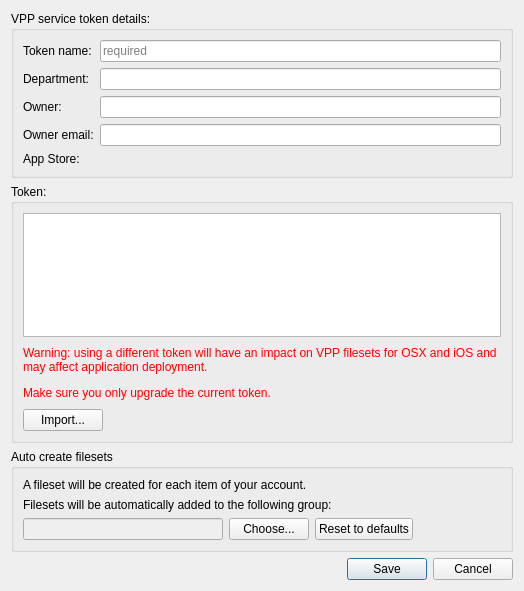
<?xml version="1.0" encoding="UTF-8"?>
<ui version="4.0">
 <class>VPPServiceTokenDlg</class>
 <widget class="QDialog" name="VPPServiceTokenDlg">
  <property name="geometry">
   <rect>
    <x>0</x>
    <y>0</y>
    <width>524</width>
    <height>591</height>
   </rect>
  </property>
  <property name="windowTitle">
   <string>VPP service token</string>
  </property>
  <layout class="QVBoxLayout" name="verticalLayout_5">
   <item>
    <widget class="QStackedWidget" name="stack">
     <property name="currentIndex">
      <number>0</number>
     </property>
     <widget class="QWidget" name="pageDetails">
      <layout class="QVBoxLayout" name="verticalLayout_4">
       <property name="leftMargin">
        <number>0</number>
       </property>
       <property name="topMargin">
        <number>0</number>
       </property>
       <property name="rightMargin">
        <number>0</number>
       </property>
       <property name="bottomMargin">
        <number>0</number>
       </property>
       <item>
        <widget class="QGroupBox" name="groupBox">
         <property name="title">
          <string>VPP service token details:</string>
         </property>
         <layout class="QFormLayout" name="formLayout_2">
          <item row="0" column="0">
           <widget class="QLabel" name="label_3">
            <property name="toolTip">
             <string>The token name will be displayed to the end user when invited to join the organization</string>
            </property>
            <property name="text">
             <string>Token name:</string>
            </property>
           </widget>
          </item>
          <item row="0" column="1">
           <widget class="QLineEdit" name="tokenNameLineEdit">
            <property name="minimumSize">
             <size>
              <width>200</width>
              <height>0</height>
             </size>
            </property>
            <property name="placeholderText">
             <string>required</string>
            </property>
           </widget>
          </item>
          <item row="1" column="0">
           <widget class="QLabel" name="departmentLabel">
            <property name="text">
             <string>Department:</string>
            </property>
           </widget>
          </item>
          <item row="1" column="1">
           <widget class="QLineEdit" name="departmentLineEdit">
            <property name="minimumSize">
             <size>
              <width>200</width>
              <height>0</height>
             </size>
            </property>
           </widget>
          </item>
          <item row="2" column="0">
           <widget class="QLabel" name="ownerLabel">
            <property name="text">
             <string>Owner:</string>
            </property>
           </widget>
          </item>
          <item row="2" column="1">
           <widget class="QLineEdit" name="ownerLineEdit">
            <property name="minimumSize">
             <size>
              <width>200</width>
              <height>0</height>
             </size>
            </property>
           </widget>
          </item>
          <item row="3" column="0">
           <widget class="QLabel" name="ownerEmailLabel">
            <property name="text">
             <string>Owner email:</string>
            </property>
           </widget>
          </item>
          <item row="3" column="1">
           <widget class="QLineEdit" name="ownerEmailLineEdit">
            <property name="minimumSize">
             <size>
              <width>200</width>
              <height>0</height>
             </size>
            </property>
           </widget>
          </item>
          <item row="4" column="0">
           <widget class="QLabel" name="label_4">
            <property name="text">
             <string>App Store:</string>
            </property>
           </widget>
          </item>
          <item row="4" column="1">
           <widget class="AppStoreLocale" name="localeWidget" native="true"/>
          </item>
         </layout>
         <zorder>ownerEmailLineEdit</zorder>
         <zorder>tokenNameLineEdit</zorder>
         <zorder>ownerEmailLabel</zorder>
         <zorder>departmentLabel</zorder>
         <zorder>label_3</zorder>
         <zorder>ownerLabel</zorder>
         <zorder>ownerLineEdit</zorder>
         <zorder>departmentLineEdit</zorder>
         <zorder>label_4</zorder>
         <zorder>localeWidget</zorder>
        </widget>
       </item>
       <item>
        <widget class="QGroupBox" name="groupBox_2">
         <property name="title">
          <string>Token:</string>
         </property>
         <layout class="QGridLayout" name="gridLayout">
          <item row="2" column="0">
           <widget class="QPushButton" name="importFile">
            <property name="text">
             <string>Import...</string>
            </property>
           </widget>
          </item>
          <item row="2" column="1">
           <layout class="QHBoxLayout" name="horizontalLayout_3">
            <property name="leftMargin">
             <number>0</number>
            </property>
            <item>
             <spacer name="horizontalSpacer_4">
              <property name="orientation">
               <enum>Qt::Horizontal</enum>
              </property>
              <property name="sizeHint" stdset="0">
               <size>
                <width>40</width>
                <height>20</height>
               </size>
              </property>
             </spacer>
            </item>
           </layout>
          </item>
          <item row="1" column="0" colspan="2">
           <widget class="QLabel" name="warningLabel">
            <property name="minimumSize">
             <size>
              <width>0</width>
              <height>60</height>
             </size>
            </property>
            <property name="text">
             <string>&lt;html&gt;&lt;head/&gt;&lt;body&gt;&lt;p&gt;&lt;span style=&quot; color:#ff0000;&quot;&gt;Warning: using a different token will have an impact on VPP filesets for OSX and iOS and may affect application deployment.&lt;/span&gt;&lt;/p&gt;&lt;p&gt;&lt;span style=&quot; color:#ff0000;&quot;&gt;Make sure you only upgrade the current token.&lt;/span&gt;&lt;/p&gt;&lt;/body&gt;&lt;/html&gt;</string>
            </property>
            <property name="wordWrap">
             <bool>true</bool>
            </property>
           </widget>
          </item>
          <item row="0" column="0" colspan="2">
           <widget class="TokenPlainTextEdit" name="token"/>
          </item>
         </layout>
        </widget>
       </item>
       <item>
        <widget class="QGroupBox" name="groupBox_3">
         <property name="title">
          <string>Auto create filesets</string>
         </property>
         <layout class="QVBoxLayout" name="verticalLayout_3">
          <item>
           <widget class="QLabel" name="label">
            <property name="text">
             <string>A fileset will be created for each item of your account.</string>
            </property>
           </widget>
          </item>
          <item>
           <widget class="QLabel" name="label_2">
            <property name="text">
             <string>Filesets will be automatically added to the following group:</string>
            </property>
           </widget>
          </item>
          <item>
           <layout class="QHBoxLayout" name="horizontalLayout">
            <item>
             <widget class="QLineEdit" name="autoFsCreateGroup">
              <property name="enabled">
               <bool>false</bool>
              </property>
              <property name="sizePolicy">
               <sizepolicy hsizetype="Preferred" vsizetype="Fixed">
                <horstretch>0</horstretch>
                <verstretch>0</verstretch>
               </sizepolicy>
              </property>
              <property name="minimumSize">
               <size>
                <width>200</width>
                <height>0</height>
               </size>
              </property>
             </widget>
            </item>
            <item>
             <widget class="QPushButton" name="changeAutoFsCreateGroup">
              <property name="text">
               <string>Choose...</string>
              </property>
             </widget>
            </item>
            <item>
             <widget class="QPushButton" name="reset">
              <property name="text">
               <string>Reset to defaults</string>
              </property>
             </widget>
            </item>
            <item>
             <spacer name="horizontalSpacer_5">
              <property name="orientation">
               <enum>Qt::Horizontal</enum>
              </property>
              <property name="sizeHint" stdset="0">
               <size>
                <width>40</width>
                <height>20</height>
               </size>
              </property>
             </spacer>
            </item>
           </layout>
          </item>
         </layout>
        </widget>
       </item>
      </layout>
     </widget>
     <widget class="QWidget" name="pageWait">
      <layout class="QVBoxLayout" name="verticalLayout">
       <item>
        <layout class="QGridLayout" name="gridLayout_2">
         <item row="1" column="0">
          <spacer name="horizontalSpacer_2">
           <property name="orientation">
            <enum>Qt::Horizontal</enum>
           </property>
           <property name="sizeHint" stdset="0">
            <size>
             <width>40</width>
             <height>20</height>
            </size>
           </property>
          </spacer>
         </item>
         <item row="3" column="1">
          <spacer name="verticalSpacer">
           <property name="orientation">
            <enum>Qt::Vertical</enum>
           </property>
           <property name="sizeHint" stdset="0">
            <size>
             <width>0</width>
             <height>0</height>
            </size>
           </property>
          </spacer>
         </item>
         <item row="1" column="1" colspan="2">
          <widget class="QLabel" name="waitLabel">
           <property name="text">
            <string>The service token is being updated.
This may take time (several minutes to hours) if you have lots of 
users and licenses.
Please wait until all data are fetched and added to FileWave...</string>
           </property>
          </widget>
         </item>
         <item row="1" column="4">
          <spacer name="horizontalSpacer_3">
           <property name="orientation">
            <enum>Qt::Horizontal</enum>
           </property>
           <property name="sizeHint" stdset="0">
            <size>
             <width>40</width>
             <height>20</height>
            </size>
           </property>
          </spacer>
         </item>
         <item row="0" column="1">
          <spacer name="verticalSpacer_2">
           <property name="orientation">
            <enum>Qt::Vertical</enum>
           </property>
           <property name="sizeHint" stdset="0">
            <size>
             <width>0</width>
             <height>0</height>
            </size>
           </property>
          </spacer>
         </item>
         <item row="1" column="3">
          <widget class="CircularProgressIndicator" name="waitCirc" native="true"/>
         </item>
         <item row="2" column="1" colspan="3">
          <widget class="QLabel" name="status">
           <property name="text">
            <string/>
           </property>
          </widget>
         </item>
        </layout>
       </item>
      </layout>
     </widget>
    </widget>
   </item>
   <item>
    <widget class="QDialogButtonBox" name="buttonBox">
     <property name="orientation">
      <enum>Qt::Horizontal</enum>
     </property>
     <property name="standardButtons">
      <set>QDialogButtonBox::Cancel|QDialogButtonBox::Save</set>
     </property>
    </widget>
   </item>
  </layout>
 </widget>
 <customwidgets>
  <customwidget>
   <class>CircularProgressIndicator</class>
   <extends>QWidget</extends>
   <header>FileWaveGuiLib/circularprogressindicator.h</header>
   <container>1</container>
  </customwidget>
  <customwidget>
   <class>TokenPlainTextEdit</class>
   <extends>QPlainTextEdit</extends>
   <header>FWAdminLib/vppv2/TokenPlainTextEdit.h</header>
  </customwidget>
  <customwidget>
   <class>AppStoreLocale</class>
   <extends>QWidget</extends>
   <header>FWAdminLib/AppStoreLocale.h</header>
   <container>1</container>
  </customwidget>
 </customwidgets>
 <resources/>
 <connections>
  <connection>
   <sender>buttonBox</sender>
   <signal>accepted()</signal>
   <receiver>VPPServiceTokenDlg</receiver>
   <slot>accept()</slot>
   <hints>
    <hint type="sourcelabel">
     <x>248</x>
     <y>254</y>
    </hint>
    <hint type="destinationlabel">
     <x>157</x>
     <y>260</y>
    </hint>
   </hints>
  </connection>
  <connection>
   <sender>buttonBox</sender>
   <signal>rejected()</signal>
   <receiver>VPPServiceTokenDlg</receiver>
   <slot>reject()</slot>
   <hints>
    <hint type="sourcelabel">
     <x>316</x>
     <y>260</y>
    </hint>
    <hint type="destinationlabel">
     <x>286</x>
     <y>260</y>
    </hint>
   </hints>
  </connection>
 </connections>
</ui>
